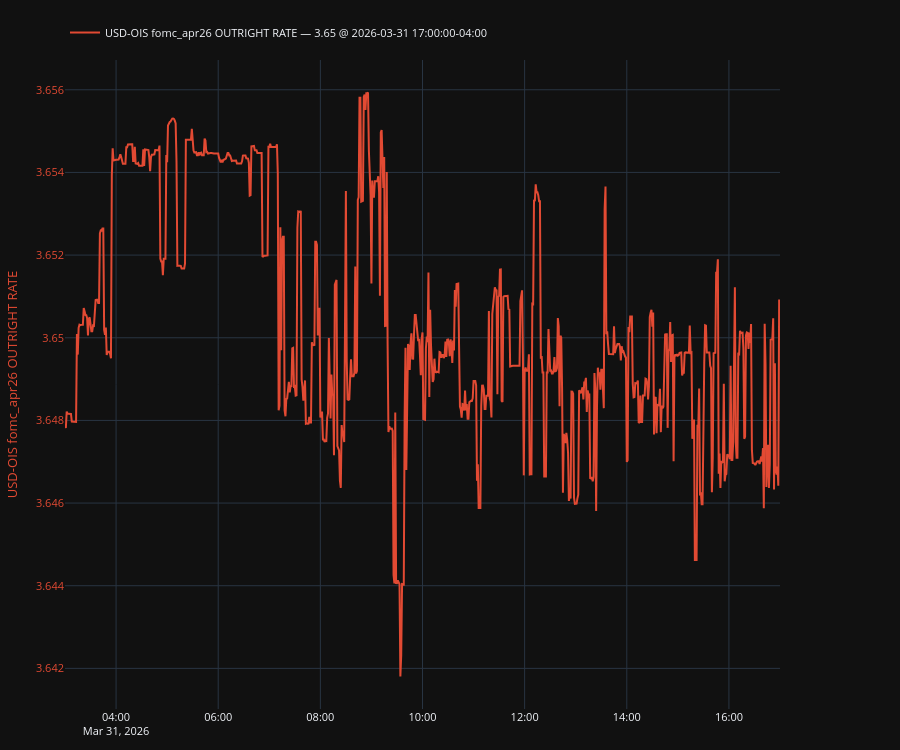

Here is the notebook cell this chart was saved with:
### Code cell
plot, fig, ax, ax2, legend = make_secondary_axis_plot(engine="plotly")
plot(
    # df[q.col_name().replace("-Q12STIRT", "")],
    # df["USD-OIS fomc_jul26/fomc_dec26 CURVE RATE"],
    df["USD-OIS fomc_apr26 OUTRIGHT RATE"],
    which="left",
    indicators=[
        # {"kind": "last", "style": {"linestyle": "--", "linewidth": 1.2, "color": "tab:purple"}},  
        # {"kind": "sma", "window": 60, "style": {"linestyle": "--", "color": "green"}},
    ],
    # ou={"enable": True, "steps": 126, "add_metrics_to_legend": True}
)
legend(show_date=True, loc="upper left")
plt.show()

### Figure 1 — Plotly figure (JSON) as saved in the notebook; plotly's stock layout.template omitted (floating-point values rounded to 4 significant figures; data arrays with more than 128 entries replaced by an {"elided": "..."} marker saying what was removed)
{"data": [{"line": {"color": "#E24A33"}, "mode": "lines", "name": "USD-OIS fomc_apr26 OUTRIGHT RATE — 3.65 @ 2026-03-31 17:00:00-04:00", "showlegend": true, "type": "scatter", "x": {"elided": "841 str values"}, "y": {"elided": "841 float values"}, "yaxis": "y"}], "layout": {"font": {"size": 11}, "height": 750, "legend": {"orientation": "h", "x": 0, "xanchor": "left", "y": 1.02, "yanchor": "bottom"}, "margin": {"b": 40, "l": 60, "r": 120, "t": 60}, "newshape": {"line": {"color": "red"}}, "title": {}, "xaxis": {"showgrid": true, "showspikes": true, "spikecolor": "white", "spikemode": "across", "spikesnap": "cursor"}, "yaxis": {"showgrid": true, "showspikes": true, "spikecolor": "white", "spikesnap": "cursor", "spikethickness": 0.5, "tickfont": {"color": "#E24A33"}, "title": {"font": {"color": "#E24A33"}, "text": "USD-OIS fomc_apr26 OUTRIGHT RATE"}}}}
